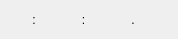
<?xml version="1.0" encoding="UTF-8"?>
<ui version="4.0">
 <class>TimeDisplay</class>
 <widget class="QWidget" name="TimeDisplay">
  <property name="geometry">
   <rect>
    <x>0</x>
    <y>0</y>
    <width>178</width>
    <height>39</height>
   </rect>
  </property>
  <layout class="QHBoxLayout" name="horizontalLayout">
   <property name="leftMargin">
    <number>0</number>
   </property>
   <property name="topMargin">
    <number>0</number>
   </property>
   <property name="bottomMargin">
    <number>0</number>
   </property>
   <item>
    <widget class="DigitDisplay" name="m_hourDisplay" native="true">
     <property name="maximumSize">
      <size>
       <width>20</width>
       <height>16777215</height>
      </size>
     </property>
    </widget>
   </item>
   <item>
    <widget class="QLabel" name="label">
     <property name="sizePolicy">
      <sizepolicy hsizetype="Minimum" vsizetype="Preferred">
       <horstretch>0</horstretch>
       <verstretch>0</verstretch>
      </sizepolicy>
     </property>
     <property name="maximumSize">
      <size>
       <width>20</width>
       <height>16777215</height>
      </size>
     </property>
     <property name="text">
      <string>:</string>
     </property>
     <property name="alignment">
      <set>Qt::AlignCenter</set>
     </property>
    </widget>
   </item>
   <item>
    <widget class="DigitDisplay" name="m_minDisplay" native="true">
     <property name="maximumSize">
      <size>
       <width>20</width>
       <height>16777215</height>
      </size>
     </property>
    </widget>
   </item>
   <item>
    <widget class="QLabel" name="label_2">
     <property name="sizePolicy">
      <sizepolicy hsizetype="Minimum" vsizetype="Preferred">
       <horstretch>0</horstretch>
       <verstretch>0</verstretch>
      </sizepolicy>
     </property>
     <property name="maximumSize">
      <size>
       <width>20</width>
       <height>16777215</height>
      </size>
     </property>
     <property name="text">
      <string>:</string>
     </property>
     <property name="alignment">
      <set>Qt::AlignCenter</set>
     </property>
    </widget>
   </item>
   <item>
    <widget class="DigitDisplay" name="m_secDisplay" native="true">
     <property name="maximumSize">
      <size>
       <width>20</width>
       <height>16777215</height>
      </size>
     </property>
    </widget>
   </item>
   <item>
    <widget class="QLabel" name="label_3">
     <property name="sizePolicy">
      <sizepolicy hsizetype="Minimum" vsizetype="Preferred">
       <horstretch>0</horstretch>
       <verstretch>0</verstretch>
      </sizepolicy>
     </property>
     <property name="maximumSize">
      <size>
       <width>20</width>
       <height>16777215</height>
      </size>
     </property>
     <property name="text">
      <string>.</string>
     </property>
     <property name="alignment">
      <set>Qt::AlignCenter</set>
     </property>
    </widget>
   </item>
   <item>
    <widget class="DigitDisplay" name="m_fracDisplay" native="true">
     <property name="maximumSize">
      <size>
       <width>20</width>
       <height>16777215</height>
      </size>
     </property>
    </widget>
   </item>
  </layout>
 </widget>
 <customwidgets>
  <customwidget>
   <class>DigitDisplay</class>
   <extends>QWidget</extends>
   <header>ui/board/chrono/digitdisplay.h</header>
   <container>1</container>
  </customwidget>
 </customwidgets>
 <resources/>
 <connections/>
</ui>
